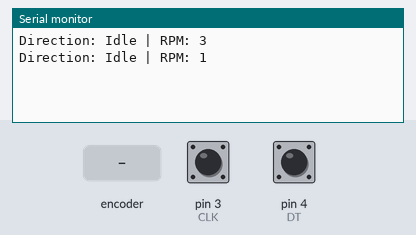
Simulated run of this sketch. Board: Arduino Uno, built with avr-gcc and run on an emulated ATmega328P. Parts: the last lines printed to the serial monitor. Inputs (shaded band) come from the test bench; at power-on: pin 3 (CLK) HIGH, pin 4 (DT) HIGH. Random numbers use the default seed unless the sketch sets one.

Above: at 1.2 s.
1.3 s: rotary encoder on pin 3 (CLK) / pin 4 (DT) turned 1 step (first pin leading)
At 2.8 s:
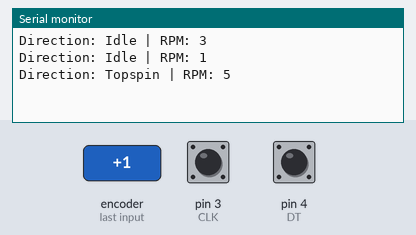
3.5 s: rotary encoder on pin 3 (CLK) / pin 4 (DT) turned 2 steps (second pin leading)
At 4.6 s:
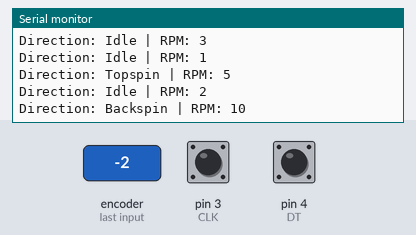
Timing chart, 0 to 6.5 s (numbered marks = the images above; inputs shaded):
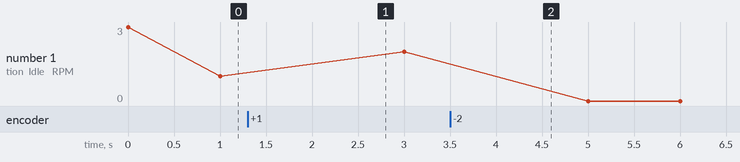

Measured:
- after the input at 1.3 s, the serial monitor: prints a new line after 0.70 s (image 1)
- after the input at 3.5 s, the serial monitor: prints a new line after 0.50 s (image 2)
- plotted number 1: 1 → 2 after the input at 1.3 s

The sketch:

encoder.ino
```cpp
#include <stdlib.h>
#include <stdio.h>

// Rotary Encoder Inputs
#define CLK 3
#define DT 4
#define SW 5

int counter = 0;
int old_counter = 0;
int currentStateCLK;
int lastStateCLK;
String currentDir ="";
unsigned long lastButtonPress = 0;

void setup() {

	// Set encoder pins as inputs
	pinMode(CLK,INPUT);
	pinMode(DT,INPUT);
	pinMode(SW, INPUT_PULLUP);

	// Setup Serial Monitor
	Serial.begin(9600);

	// Read the initial state of CLK
	lastStateCLK = digitalRead(CLK);
}

void loop() {

	// Read the current state of CLK
	currentStateCLK = digitalRead(CLK);

	// If last and current state of CLK are different, then pulse occurred
	// React to only 1 state change to avoid double count
	if (currentStateCLK != lastStateCLK  && currentStateCLK == 1){

		// If the DT state is different than the CLK state then
		// the encoder is rotating CCW so decrement
		if (digitalRead(DT) != currentStateCLK) {
			counter --;
			currentDir ="Topspin";
		} else {
			// Encoder is rotating CW so increment
			counter ++;
			currentDir ="Backspin";
		}

	}

  // print stuff every 1 second
  if (millis() % 1000 == 0) {
  Serial.print("Direction: ");
  if (abs(counter-old_counter == 0))
    currentDir = "Idle";
  int randNum = rand()%4;
  Serial.print(currentDir);
  Serial.print(" | RPM: ");
  Serial.println(abs(counter-old_counter)*4+randNum);
  old_counter = counter;
  } // if

	// Remember last CLK state
	lastStateCLK = currentStateCLK;


	// Put in a slight delay to help debounce the reading
	delay(1);
}
```
